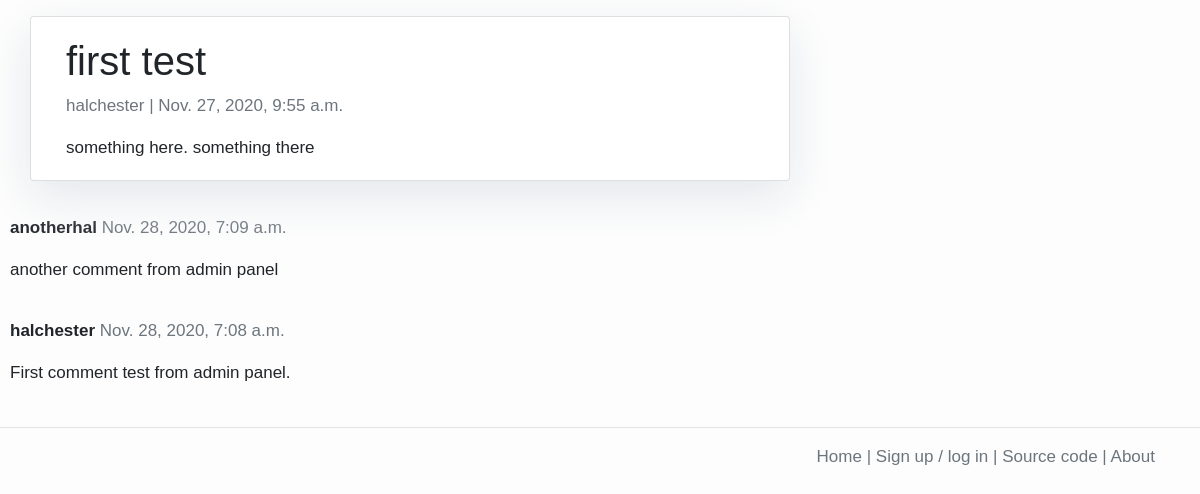
Page /first-test/ on the committed database.
### blogs/models.py (models this page shows, shortened)
class Post(models.Model):
    title = models.CharField(max_length = 50,unique = True)
    slug = models.SlugField(max_length = 50,unique = True)
    content = models.TextField(blank = False)
    author = models.ForeignKey(User,on_delete= models.CASCADE,related_name='blog_posts')
    updated_on = models.DateTimeField(auto_now = True)
    created_on = models.DateTimeField(auto_now_add = True)
    status = models.IntegerField(choices = STATUS, default = 0)
    class Meta:
        ordering = ['-created_on']

class Comment(models.Model):
    post = models.ForeignKey(Post,on_delete=models.CASCADE,related_name='comments')
    name = models.CharField(max_length = 100)
    email = models.EmailField()
    comment = models.TextField()
    created_on = models.DateTimeField(auto_now_add = True)
    active = models.BooleanField(default=False)
    class Meta:
        ordering = ['-created_on']

### blogs/views.py (the view)
# urls.py: path('<slug:slug>/',views.PostDetail.as_view(),name = "post_detail"),
class PostDetail(generic.DetailView):
    model = Post
    template = 'post_detail.html'

### blogs/templates/blogs/post_detail.html
{% extends 'base_layout.html' %}
{% load crispy_forms_tags %}
{% block content %}
<div class="container">
  <div class="row">
    <div class="col-md-8 card mb-4  mt-3 left  top">
      <div class="card-body">
        <h1>{% block title %} {{ object.title }} {% endblock title %}</h1>
        <p class=" text-muted">{{ post.author }} | {{ post.created_on }}</p>
        <p class="card-text ">{{ object.content | safe }}</p>
      </div>
    </div>
  </div>
</div>
{% for comment in post.comments.all %}
  <div class="comments" style="padding: 10px;">
    <p class="font-weight-bold">
      {{ comment.name }}
      <span class = "text-muted font-weight-normal">
        {{ comment.created_on }}
      </span>
    </p>
    {{ comment.comment | linebreaks }}
  </div>
{% endfor %}
{% endblock content %}

### assets/styles.css (style rules this page uses)
body { font-family: "Ubuntu", sans-serif; font-size: 17px; background-color: #fdfdfd; }
.card { box-shadow: 0 16px 48px #E3E7EB; }

### rows in the picture
Post: title "first test", author "halchester", created_on "Nov. 27, 2020, 9:55 a.m.", content "something here. something there"
Comment: name "anotherhal", created_on "Nov. 28, 2020, 7:09 a.m.", comment "another comment from admin panel"
Comment: name "halchester", created_on "Nov. 28, 2020, 7:08 a.m.", comment "First comment test from admin panel."
